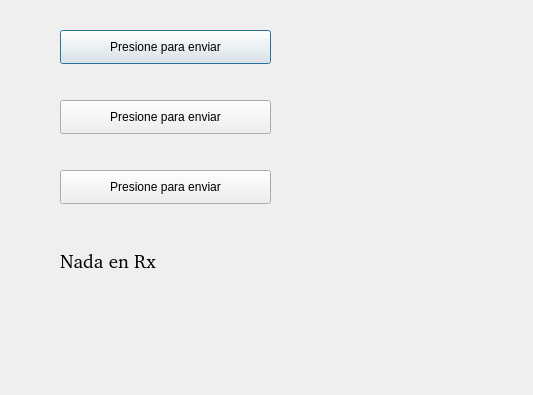
<?xml version="1.0" encoding="UTF-8"?>
<ui version="4.0">
 <class>Dialog</class>
 <widget class="QDialog" name="Dialog">
  <property name="geometry">
   <rect>
    <x>0</x>
    <y>0</y>
    <width>533</width>
    <height>395</height>
   </rect>
  </property>
  <property name="windowTitle">
   <string>Dialog</string>
  </property>
  <widget class="QPushButton" name="enviar1">
   <property name="geometry">
    <rect>
     <x>60</x>
     <y>30</y>
     <width>211</width>
     <height>34</height>
    </rect>
   </property>
   <property name="text">
    <string>Presione para enviar</string>
   </property>
  </widget>
  <widget class="QPushButton" name="enviar2">
   <property name="geometry">
    <rect>
     <x>60</x>
     <y>100</y>
     <width>211</width>
     <height>34</height>
    </rect>
   </property>
   <property name="text">
    <string>Presione para enviar</string>
   </property>
  </widget>
  <widget class="QPushButton" name="enviar3">
   <property name="geometry">
    <rect>
     <x>60</x>
     <y>170</y>
     <width>211</width>
     <height>34</height>
    </rect>
   </property>
   <property name="text">
    <string>Presione para enviar</string>
   </property>
  </widget>
  <widget class="QLabel" name="recibido">
   <property name="geometry">
    <rect>
     <x>60</x>
     <y>240</y>
     <width>421</width>
     <height>41</height>
    </rect>
   </property>
   <property name="font">
    <font>
     <family>Noto Sans [GOOG]</family>
     <pointsize>14</pointsize>
    </font>
   </property>
   <property name="text">
    <string>Nada en Rx</string>
   </property>
  </widget>
  <widget class="QLabel" name="diag">
   <property name="geometry">
    <rect>
     <x>60</x>
     <y>330</y>
     <width>421</width>
     <height>41</height>
    </rect>
   </property>
   <property name="font">
    <font>
     <family>Noto Sans [GOOG]</family>
     <pointsize>14</pointsize>
    </font>
   </property>
   <property name="text">
    <string/>
   </property>
  </widget>
 </widget>
 <resources/>
 <connections/>
</ui>
